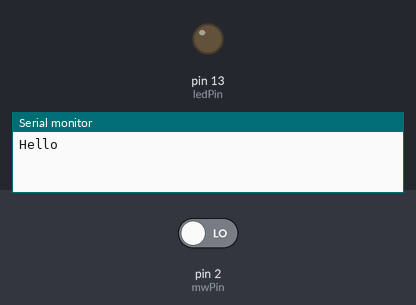
The sketch below on a simulated Arduino Uno, built with avr-gcc and run on an emulated ATmega328P. Shown: output pins drawn as LEDs (lit = HIGH), the last lines printed to the serial monitor. The inputs (shaded band) are chosen by the test bench; at power-on: pin 2 (mwPin) LOW.

Above: at 1.2 s.
1.3 s: pin 2 (mwPin) driven HIGH
At 1.8 s:
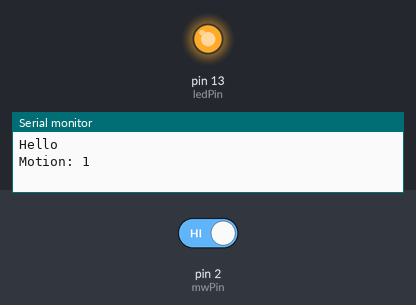
2.8 s: pin 2 (mwPin) driven LOW
At 4.1 s:
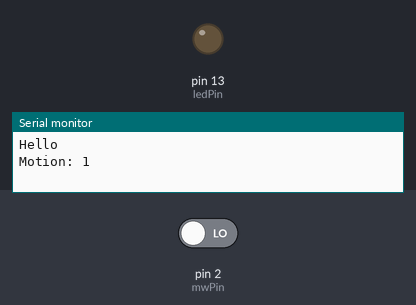
Timing chart, 0 to 5.8 s (numbered marks = the images above; inputs shaded):
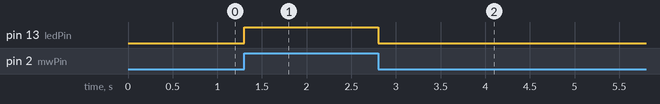

The sketch:

microwaveTester.ino
```cpp
/*
  microwaveTester

  This is a simple sketch that tests a microwave motion detector
  On the detection of motion, it will flash a led on the arduino (pin13)
  In testing I also added a buzzer to this pin to give an audible indication

 The circuit:
 * LED attached from pin 13 to ground
 * Buzzer attached from pin 13 to ground
 * Microwave Motion detector output attached to pin 2

 * Note: on most Arduinos there is already an LED on the board
 attached to pin 13.

 Feel free to use and abuse this code for your own nefarious purposes

 Blair Thompson AKA Justblair

 www.justblair.co.uk
 */

 // constants won't change. They're used here to
 // set pin numbers:
const int mwPin = 2;     // the number of the pushbutton pin
const int ledPin = 13;      // the number of the LED/Buzzer pin

// variables will change:
int mwState = 0;         // variable for reading the pushbutton status
int motionCount = 0;		 // variable

void setup() {
	// initialize the LED pin as an output:
	pinMode(ledPin, OUTPUT);
	// initialize the pushbutton pin as an input:
	//pinMode(buttonPin, INPUT);
	attachInterrupt(0, handler, CHANGE);
	Serial.begin(115200);
	Serial.println("Hello");
}

void loop() {
	// Nothing to see here :)
}

// The handler is called via interupt and does all the hard work
void handler() {
	// read the state of the pushbutton value:
	mwState = digitalRead(mwPin);

	// check if the Microwave sensor is HIGH.
	// if it is, set the ledPin HIGH and report the count
	if (mwState == HIGH) {
		// turn LED on:
		motionCount++;
		digitalWrite(ledPin, HIGH);
		Serial.print("Motion: ");
		Serial.println(motionCount);

	}

	// If Microwave sensor is low, switch off the led.
	else {
		// turn LED off:
		digitalWrite(ledPin, LOW);
	}
}
```

Measured:
- after the input at 1.3 s, pin 13 (ledPin): LOW → HIGH at once
- after the input at 2.8 s, pin 13 (ledPin): HIGH → LOW at once
